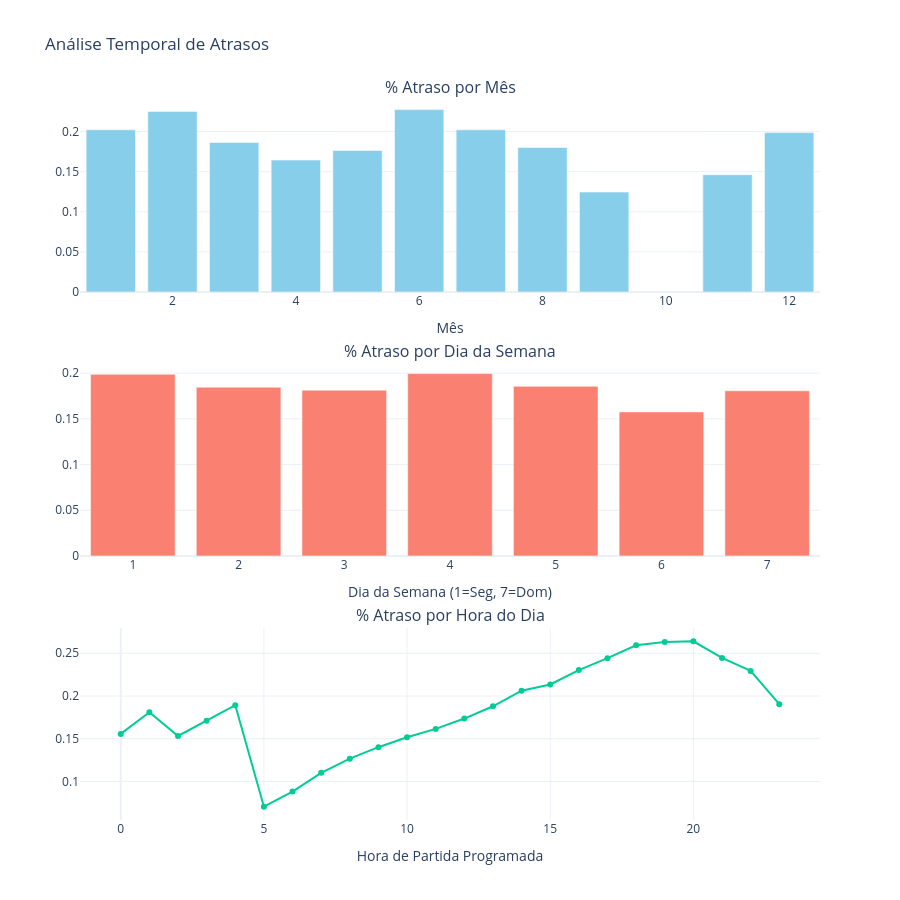

Notebook code cell kept with this figure:
### Markdown cell above
Quando ocorrem os atrasos?

### Code cell
df['SCHEDULED_DEPARTURE_HOUR'] = df['SCHEDULED_DEPARTURE'] // 100
df['SCHEDULED_TIME_HOUR'] = df['SCHEDULED_TIME_HOUR'] = df['SCHEDULED_TIME'] / 60.

df_month = df.groupby('MONTH')['IS_DELAYED'].mean().reset_index()
df_dow = df.groupby('DAY_OF_WEEK')['IS_DELAYED'].mean().reset_index()
df_hour = df.groupby('SCHEDULED_DEPARTURE_HOUR')['IS_DELAYED'].mean().reset_index()

fig = make_subplots(
    rows=3, cols=1, 
    subplot_titles=('% Atraso por Mês', '% Atraso por Dia da Semana', '% Atraso por Hora do Dia'),
    vertical_spacing=0.1
)
fig.add_trace(
    go.Bar(x=df_month['MONTH'], y=df_month['IS_DELAYED'], marker_color='skyblue', name='Mês'),
    row=1, col=1
)
fig.add_trace(
    go.Bar(x=df_dow['DAY_OF_WEEK'], y=df_dow['IS_DELAYED'], marker_color='salmon', name='Dia Semana'),
    row=2, col=1
)
fig.add_trace(
    go.Scatter(x=df_hour['SCHEDULED_DEPARTURE_HOUR'], y=df_hour['IS_DELAYED'], mode='lines+markers', name='Hora'),
    row=3, col=1
)
fig.update_layout(
    height=900, 
    title_text='Análise Temporal de Atrasos',
    showlegend=False,
    template='plotly_white'
)
fig.update_xaxes(title_text='Mês', row=1, col=1)
fig.update_xaxes(title_text='Dia da Semana (1=Seg, 7=Dom)', row=2, col=1)
fig.update_xaxes(title_text='Hora de Partida Programada', row=3, col=1)
fig.show()

### Figure 1 — Plotly figure (JSON) as saved in the notebook; plotly's stock layout.template omitted (floating-point values rounded to 4 significant figures)
{"data": [{"marker": {"color": "skyblue"}, "name": "Mês", "type": "bar", "x": [1, 2, 3, 4, 5, 6, 7, 8, 9, 11, 12], "xaxis": "x", "y": [0.2022, 0.2252, 0.1865, 0.1644, 0.1764, 0.2274, 0.2022, 0.1801, 0.1246, 0.1462, 0.1987], "yaxis": "y"}, {"marker": {"color": "salmon"}, "name": "Dia Semana", "type": "bar", "x": [1, 2, 3, 4, 5, 6, 7], "xaxis": "x2", "y": [0.1987, 0.1846, 0.1814, 0.1995, 0.1856, 0.1576, 0.1807], "yaxis": "y2"}, {"mode": "lines+markers", "name": "Hora", "type": "scatter", "x": [0, 1, 2, 3, 4, 5, 6, 7, 8, 9, 10, 11, 12, 13, 14, 15, 16, 17, 18, 19, 20, 21, 22, 23], "xaxis": "x3", "y": [0.1556, 0.181, 0.1532, 0.1711, 0.1893, 0.07047, 0.08812, 0.11, 0.1266, 0.1401, 0.1516, 0.1615, 0.1736, 0.188, 0.2063, 0.2135, 0.2303, 0.2443, 0.2593, 0.2632, 0.264, 0.2446, 0.2294, 0.1905], "yaxis": "y3"}], "layout": {"annotations": [{"font": {"size": 16}, "showarrow": false, "text": "% Atraso por Mês", "x": 0.5, "xanchor": "center", "xref": "paper", "y": 1, "yanchor": "bottom", "yref": "paper"}, {"font": {"size": 16}, "showarrow": false, "text": "% Atraso por Dia da Semana", "x": 0.5, "xanchor": "center", "xref": "paper", "y": 0.6333, "yanchor": "bottom", "yref": "paper"}, {"font": {"size": 16}, "showarrow": false, "text": "% Atraso por Hora do Dia", "x": 0.5, "xanchor": "center", "xref": "paper", "y": 0.2667, "yanchor": "bottom", "yref": "paper"}], "height": 900, "showlegend": false, "title": {"text": "Análise Temporal de Atrasos"}, "xaxis": {"anchor": "y", "domain": [0, 1], "title": {"text": "Mês"}}, "xaxis2": {"anchor": "y2", "domain": [0, 1], "title": {"text": "Dia da Semana (1=Seg, 7=Dom)"}}, "xaxis3": {"anchor": "y3", "domain": [0, 1], "title": {"text": "Hora de Partida Programada"}}, "yaxis": {"anchor": "x", "domain": [0.7333, 1]}, "yaxis2": {"anchor": "x2", "domain": [0.3667, 0.6333]}, "yaxis3": {"anchor": "x3", "domain": [0, 0.2667]}}}
